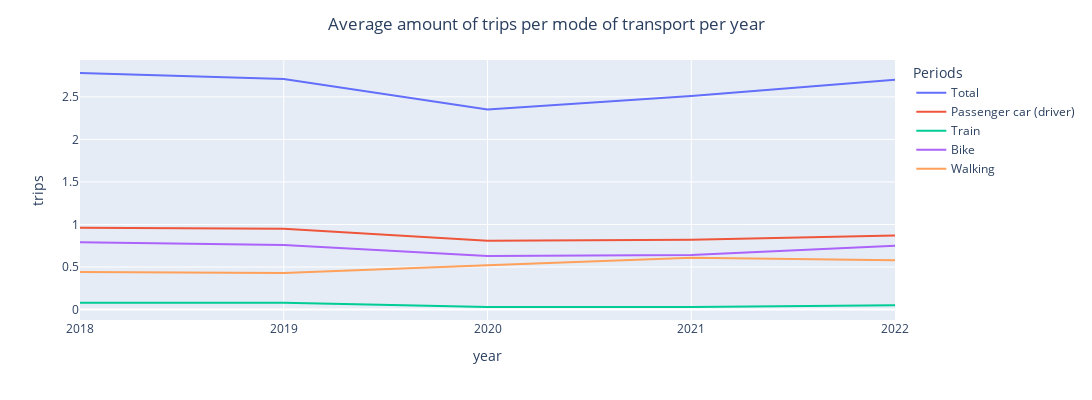

Notebook cell for this chart:
### Code cell
# does not work yet
years = ['2018', '2019', '2020', '2021', '2022']

mobility_trend = mobility_trips[mobility_trips['motive'] == 'Total']
mobility_trend_years = mobility_trend[years].reset_index()
melted_mobility_trend = mobility_trend_years.melt(id_vars='Periods', var_name='year', value_name='trips')

melted_mobility_trend['trips'] = melted_mobility_trend['trips'].astype(float)

figure = px.line(melted_mobility_trend, x='year', y='trips', color='Periods', width=1100, height=400)
figure.update_layout(title={
    'text': f'Average amount of trips per mode of transport per year',
    'x': 0.5
})
# figure.update_yaxes(range=[0, 3]) 
figure.show()


#Pls try plotting this after calculating YoY changes

### Figure 1 — Plotly figure (JSON) as saved in the notebook; plotly's stock layout.template omitted (floating-point values rounded to 4 significant figures)
{"data": [{"hovertemplate": "Periods=Total<br>year=%{x}<br>trips=%{y}<extra></extra>", "legendgroup": "Total", "line": {"color": "#636efa", "dash": "solid"}, "marker": {"symbol": "circle"}, "mode": "lines", "name": "Total", "orientation": "v", "showlegend": true, "type": "scatter", "x": ["2018", "2019", "2020", "2021", "2022"], "xaxis": "x", "y": [2.78, 2.71, 2.35, 2.51, 2.7], "yaxis": "y"}, {"hovertemplate": "Periods=Passenger car (driver)<br>year=%{x}<br>trips=%{y}<extra></extra>", "legendgroup": "Passenger car (driver)", "line": {"color": "#EF553B", "dash": "solid"}, "marker": {"symbol": "circle"}, "mode": "lines", "name": "Passenger car (driver)", "orientation": "v", "showlegend": true, "type": "scatter", "x": ["2018", "2019", "2020", "2021", "2022"], "xaxis": "x", "y": [0.96, 0.95, 0.81, 0.82, 0.87], "yaxis": "y"}, {"hovertemplate": "Periods=Train<br>year=%{x}<br>trips=%{y}<extra></extra>", "legendgroup": "Train", "line": {"color": "#00cc96", "dash": "solid"}, "marker": {"symbol": "circle"}, "mode": "lines", "name": "Train", "orientation": "v", "showlegend": true, "type": "scatter", "x": ["2018", "2019", "2020", "2021", "2022"], "xaxis": "x", "y": [0.08, 0.08, 0.03, 0.03, 0.05], "yaxis": "y"}, {"hovertemplate": "Periods=Bike<br>year=%{x}<br>trips=%{y}<extra></extra>", "legendgroup": "Bike", "line": {"color": "#ab63fa", "dash": "solid"}, "marker": {"symbol": "circle"}, "mode": "lines", "name": "Bike", "orientation": "v", "showlegend": true, "type": "scatter", "x": ["2018", "2019", "2020", "2021", "2022"], "xaxis": "x", "y": [0.79, 0.76, 0.63, 0.64, 0.75], "yaxis": "y"}, {"hovertemplate": "Periods=Walking<br>year=%{x}<br>trips=%{y}<extra></extra>", "legendgroup": "Walking", "line": {"color": "#FFA15A", "dash": "solid"}, "marker": {"symbol": "circle"}, "mode": "lines", "name": "Walking", "orientation": "v", "showlegend": true, "type": "scatter", "x": ["2018", "2019", "2020", "2021", "2022"], "xaxis": "x", "y": [0.44, 0.43, 0.52, 0.61, 0.58], "yaxis": "y"}], "layout": {"height": 400, "legend": {"title": {"text": "Periods"}, "tracegroupgap": 0}, "margin": {"t": 60}, "title": {"text": "Average amount of trips per mode of transport per year", "x": 0.5}, "width": 1100, "xaxis": {"anchor": "y", "autorange": true, "domain": [0, 1], "range": [0, 4], "title": {"text": "year"}, "type": "category"}, "yaxis": {"anchor": "x", "autorange": true, "domain": [0, 1], "range": [-0.1228, 2.933], "title": {"text": "trips"}, "type": "linear"}}}
